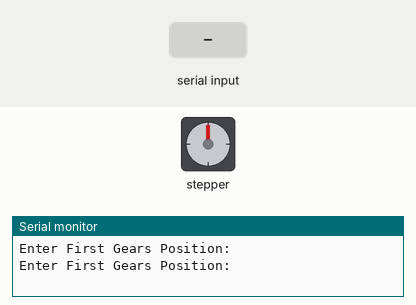
The sketch below on a simulated Arduino Uno, built with avr-gcc and run on an emulated ATmega328P. Shown: stepper motor, the last lines printed to the serial monitor. The inputs (shaded band) are chosen by the test bench. Stepper angles assume 200 steps per turn.

Above: at 1.2 s.
1.3 s: "90,45\n" received over Serial
4.3 s: "30,150\n" received over Serial
At 7.2 s:
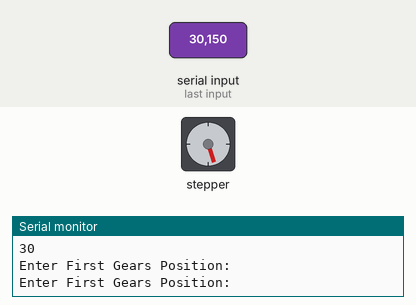
Timing chart, 0 to 8.7 s (numbered marks = the images above; inputs shaded):
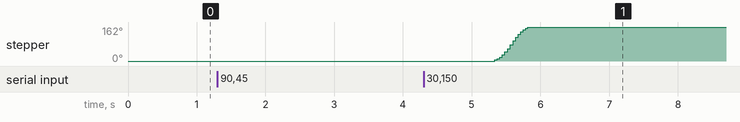

The sketch:

TrackerTestSetup.ino
```cpp
#include <AccelStepper.h>

// Define two steppers and the pins they will use
AccelStepper armGear(AccelStepper::DRIVER, 9, 8);
AccelStepper baseGear(AccelStepper::DRIVER, 7, 6);

String one;
String two;

int position1;
int position2;

void setup()
{
  //setMaxSpeed: Sets the maximum permitted speed. The run() function will accelerate up to the speed set by this function.
  //CAUTION:The desired maximum speed in steps per second. Must be > 0.
  //Caution: Speeds that exceed the maximum speed supported by the processor may Result in non-linear accelerations and decelerations.

  //setAcceleration: Sets the acceleration/deceleration rate.
  //acceleration  The desired acceleration in steps per second per second. Must be > 0.0.

  Serial.begin(9600);

  armGear.setMaxSpeed(3000);
  armGear.setAcceleration(1000);
  baseGear.setMaxSpeed(2000);
  baseGear.setAcceleration(800);
}

void loop(){

  //distanceToGo: The distance from the current position to the target position.

  //moveTo: Set the target position. The run() function will try to move the motor
  //(at most one step per call) from the current position to the target position
  //set by the most recent call to this function.
  //Caution: moveTo() also recalculates the speed for the next step.
  //If you are trying to use constant speed movements, you should call setSpeed()
  //after calling moveTo().
  if(!Serial.available()){


  while(one == ""){
  Serial.println("Enter First Gears Position: ");
  one = Serial.readString();
  position1 = one.toInt();

  }


  while(two == ""){
  Serial.println("Enter Second Gears Position: ");
  two = Serial.readString();
  position2 = two.toInt();

  }

  armGear.moveTo(position1);
  //baseGear.moveTo(position2);
  //&& baseGear.distanceToGo() != 0

  while(armGear.distanceToGo() ){

    //for(int runner = 0; runner <= 10; runner++){
    armGear.run();
    //baseGear.run();

    //}


  }

  one = "";
  two = "";

  Serial.println(position1);
  Serial.println(position2);

  armGear.setCurrentPosition(0);
  //baseGear.setCurrentPosition(0);


  }

}
```

Measured:
- after the input at 4.3 s, stepper: turns 162° clockwise in 0.50 s, starting after 1.0 s
